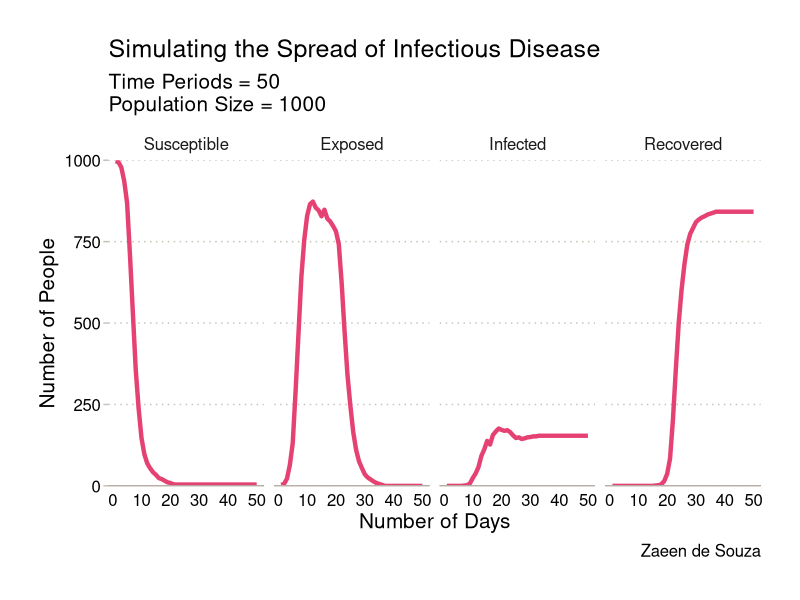

Here is the R script that generated this plot:
#------------------------------------------------------------------------------#
# Subject: Advanced Micro Theory
# Assignment: Preliminary code for simulation (Work in Progress)
# Topic: Spread of Infectious Disease
# Name: Zaeen de Souza
# Date: 04-06-2021


# Things to work on still:
# 1. Changing states, I haven't figured out how to get only some people to die
# 2. Adding recoveries and re-infections
# 3. Adding some kind of vaccine after some point in time - make it harder
# to get infected
# 4. Converting it all to a function - so user can specify parameter values
#------------------------------------------------------------------------------#





#------------------------------------Setup part 0------------------------------#
# This clears the current environment - save before running this!
rm(list = ls())
#------------------------------------------------------------------------------#



# Setup pt.1: Will take just 3-5 mins to install - just needed once. Can comment out after installing.


# install.packages("tidyr", dependencies = T)
# install.packages("ggplot", dependencies = T)
# install.packages("dplyr", dependencies = T)
# install.packages("ggthemes", dependencies = T)
library(dplyr)
library(ggplot2)
library(tidyr)
library(ggthemes)
library(ggplot2)

# Setup pt.2
# This code defines the characteristics of the 1st agent, who has some sickness,and also sets the population size, and then adds the exposed agent to the broader population.

# Note:
# ID = index of the ith agent
# State = Infection Status (Susceptible = S, Exposed = E, Infected = I, Recovered = R, Dead/Dying = D)
# Meeting = P(Meeting other agents) drawn from a uniform distribution [0,1]
# TimeE = Time exposed - we will use this later on for determining who gets infected, who recovers, and who dies

Population <- 1000

Agent1 <- data.frame(
  ID = 1,
  State = "E",
  Meeting = runif(1, 0, 1),
  TimeE = 1,
  stringsAsFactors = F
)

# Making the rest of the population - already defined agent 1, so will go from i=2..., Population
for (i in 2:Population) {
  Agent2 <- data.frame(
    ID = i,
    State = "S",
    Meeting = runif(1, 0, 1),
    TimeE = 0,
    stringsAsFactors = F)
  Agent1 <- rbind(Agent1, Agent2)
}

# This sets the number of time periods - and then populates a dataframe with Time number of rows - each row is one time period.
Time <- 50
Output <- data.frame(
  S = rep(0, Time),
  E = rep(0, Time),
  I = rep(0, Time),
  R = rep(0, Time),
  D = rep(0, Time)
)


# Here, it loops across time, using the parameter values - Meeting and Population, to look at how agents meet, how many they meet, and how/whether or not their state changes
# if they come in contact with an exposed person.

# Note:
# There is a lot going on in this chunk - basically, it calculates how many other people they will meet - this is the parameter value * P(Meeting Others) + 1, where the + 1 avoids zeros - I don't want those. I also add a decision rule, where i randomize within a cut-off, which determines whether your state changes or not - this is a resistance type of parameter. The cut-off is a parameter we set - hardcoded at 0.2 for now.

for (k in 1:Time) {
  for (i in 1:Population) {
    Mix1 <- Agent1$Meeting[i]
    Meet1 <- round(Mix1 * 5, 0) + 1
    Meet2 <-
      sample(1:Population,
             Meet1,
             replace = TRUE,
             prob = Agent1$Meeting)
    for (j in 1:length(Meet2)) {
      Meet1a <- Agent1[Meet2[j],]
      if (Meet1a$State == "E") {
        Resistance1 <- runif(1, 0, 1)
        if (Resistance1 < 0.2) {
          Agent1$State[i] = "E"
        }
      }
    }
  }
  
  # I use another set of parameters here - a cut off for days exposed and transition to recovery
  StateE1 <- (1:Population)[Agent1$State == "E"]
  Agent1$TimeE[StateE1] = Agent1$TimeE[StateE1] + 1
  StateE2 <- (1:Population)[Agent1$State == "E" & Agent1$TimeE > 16]
  Agent1$State[StateE2] <- "R"
  
  # Indexing and adding those who COULD potentially fall sick. 0.2 is parameter for daily infection rate (its set high for now)
  StateE3 <- (1:Population)[Agent1$State == "E" & Agent1$TimeE > 5]
  
  for (i in StateE3) {
    # Randomising whether or not you get sick if you are exposed
    Resistance2 <- runif(1, 0, 1)
    if (Resistance2 < 0.1) {
      Agent1$State[i] <- "I"
    }
  }
  
  Output$S[k] <- length(Agent1$State[Agent1$State == "S"])
  Output$E[k] <- length(Agent1$State[Agent1$State == "E"])
  Output$I[k] <- length(Agent1$State[Agent1$State == "I"])
  Output$R[k] <- length(Agent1$State[Agent1$State == "R"])
  Output$D[k] <- length(Agent1$State[Agent1$State == "D"])
}




# Plotting the output to see what it looks like. There are a few housekeeping commands before that - we will need to run those to make the plot.

Output$Time <- seq(1:Time)

# Renaming columns to actual names
Output <- Output %>%
  rename(
    Exposed = E,
    Susceptible = S,
    Infected = I,
    Recovered = R)


# Reshaping the data, and ordering it via the factor function, so its easier to plot.
plot_data <- Output %>%
  select(Time, Susceptible, Exposed, Infected, Recovered) %>%
  gather(key = "Parameter", value = "Value", -Time)

plot_data$Parameter <- factor(plot_data$Parameter,
                              levels = c("Susceptible",
                                         "Exposed",
                                         "Infected",
                                         "Recovered"))

# Theme
my_theme <- function(base_size = 12,
                     base_family = "") {
  theme_minimal(base_size = base_size,
                base_family = base_family) %+replace%
    theme(
      panel.grid.minor = element_blank(),
      panel.grid.major.x = element_blank(),
      panel.grid.major.y  =  element_line(
        colour = "#c9c0b7",
        linetype = "dotted",
        size = .5),
      axis.ticks = element_line(size = .5, colour = "#c9c0b7"),
      axis.ticks.x = element_blank(),
      axis.line = element_line(
        size = .5,
        colour = "#c9c0b7",
        linetype = "solid"),
      axis.line.y = element_blank(),
      axis.text.y = element_text(colour = "black", 
                                 margin = margin(r = 2), hjust = 1),
      axis.text.x = element_text(colour = "black"),
      # we done here
      complete = TRUE)
}


ggplot(data = plot_data,
       aes(x = Time,
           y = Value)) +
  geom_line(size = 1.5,
            colour = "#e64173") +
  facet_grid( ~ Parameter) +
  my_theme(base_size = 15) +
  theme(plot.margin = unit(c(1, 1, 1, 1), "cm")) +
  geom_hline(yintercept = 0) +
  scale_y_continuous(expand = c(0, 0), limits = c(0,1000)) +
  xlab("Number of Days") +
  ylab("Number of People") +
  labs(
    title = "Simulating the Spread of Infectious Disease",
    subtitle = paste("Time Periods =", Time, "\nPopulation Size =", Population),
    caption = "Zaeen de Souza")

ggsave("plot1.pdf", width = 10, height = 8, dpi = 999, units = "in")
ggsave("plot1.png", width = 10, height = 8, dpi = 999, units = "in")
